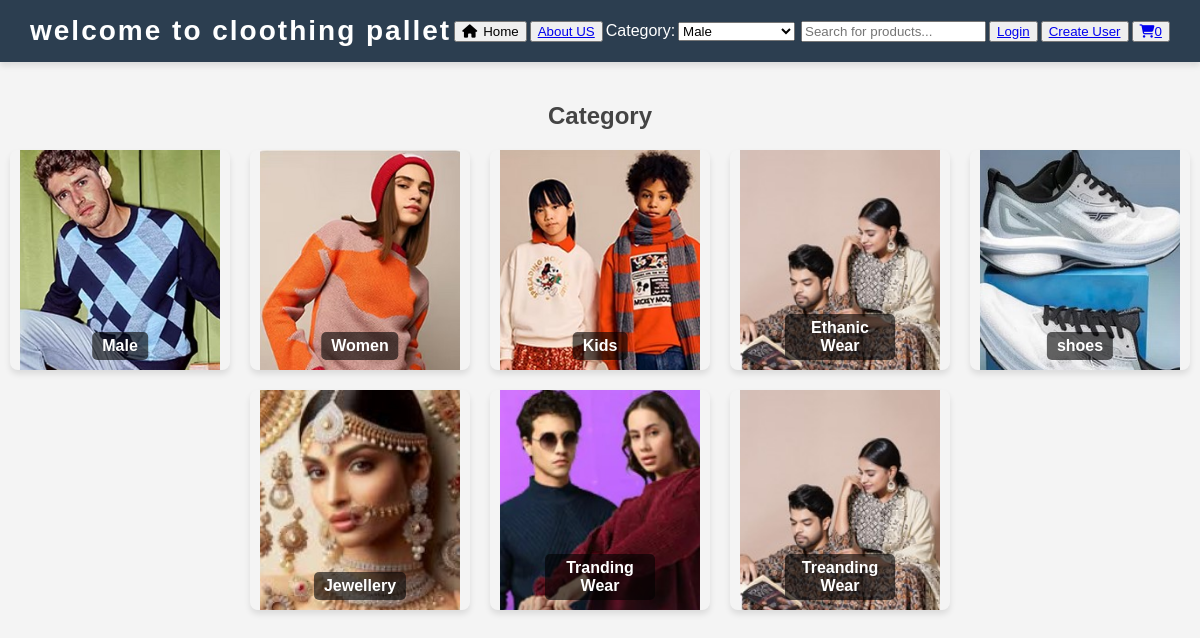
Before: / with the older database file.
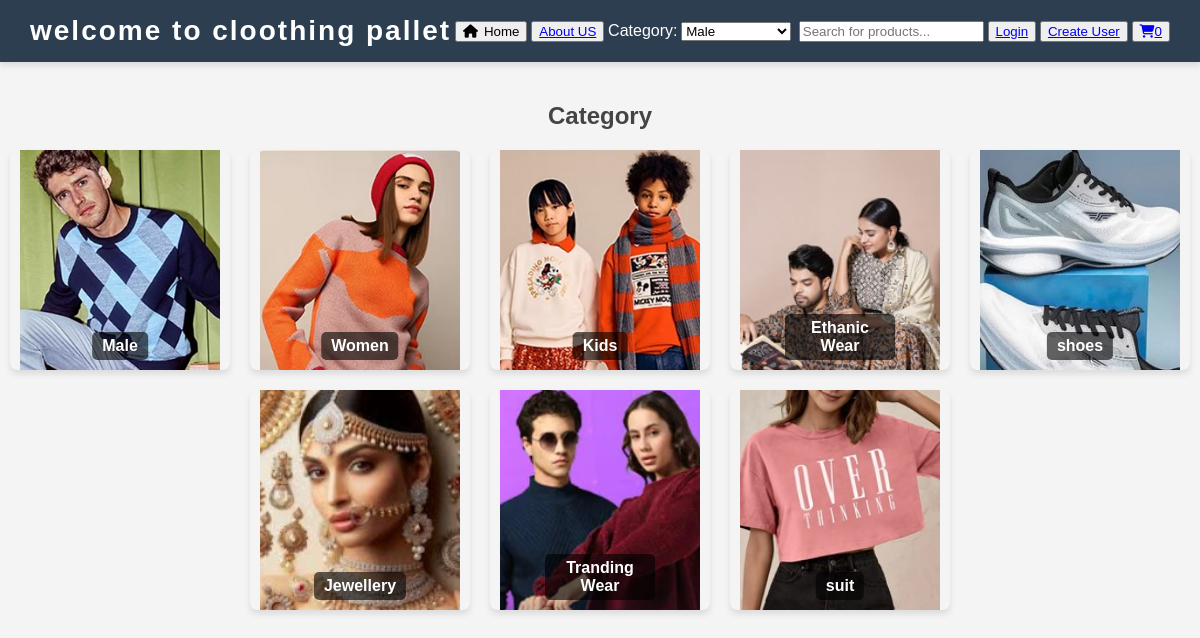
After: the same page with the newer database file.
### app/models.py (models this page shows, shortened)
class cat(models.Model):
    cat_name=models.CharField(max_length=100)
    cat_pic=models.ImageField(upload_to='photo/',null=True,blank=True)
    user=models.ForeignKey(User,on_delete=models.CASCADE,null=True)

### app/views.py (the view)
# urls.py: path("", homepage),
def homepage(request):
    category=cat.objects.all()
    return render(request,'index.html',{'cat':category,'user':request.user})

### app/templatetags/cardcount.py (called while the page is built)
@register.simple_tag
def addcart(request):
    if not request.user.is_authenticated:
        return 0
    cart_item=bag.objects.filter(user=request.user).count()
    return cart_item

### template/index.html (shortened to what this page needs)
{% load cardcount%}
<!DOCTYPE html>
<html lang="en">
<head>
    <link rel="stylesheet" href="https://cdnjs.cloudflare.com/ajax/libs/font-awesome/6.7.2/css/all.min.css" />
</head>
<body>
    <div class="nav">
        <h1>welcome to cloothing pallet</h1>
        <button><i class="fa-solid fa-house"></i><a hred="/">Home</a></button>
       <button> <a href="about">About US</a></button>
        <label for="category">Category:</label>
        <select id="category" name="category">
            {% for category in cat %}
                <option value="{{ category.id }}">{{ category.cat_name }}</option>
            {% endfor %}
        </select><br>
        <div class="search-container">
            <form action="/search" method="GET">
                <input type="text" name="query" placeholder="Search for products..." required>
            </form>
        </div>
        {% if user.is_authenticated %}
        <button><a href="logout">logout</a></button>
       {%else%}
         <button><a href="login{{category.id}}">Login</a></button>
       {%endif%}
       {% if user.is_authenticated %}
          <button><i class="fa-solid fa-user"></i><a href="userprofile">My Account</a></button>
        {%else%}
           <button><a href="createuser">Create User</a></button>
        {%endif%}
    <button><a href="/bag/{{product.id}}"><i class="fa-solid fa-cart-shopping"> </i>{% addcart request %}</a></button>
    </div>
    <div class="category">
        <h2>Category</h2>
        <div class="all_category">
            {% for category in cat %}
            <div class="cat_pic">
                {% if category.cat_pic %}
                <img src="{{ category.cat_pic.url }}" style="width: 200px;">
                {% endif %}
                <div class="cat_name">
                    <a href="/show_sub/{{category.id}}">{{ category.cat_name }}</a>
                </div>
            </div>
            {% endfor %}
        </div>
    </div>
</body>
</html>

### template/index.html (style rules this page uses)
body { font-family: Arial, sans-serif; background-color: #f4f4f4; margin: 0; padding: 0; }
.nav { background: #2C3E50; color: white; padding: 15px 30px; display: flex; justify-content: space-between; align-items: center; box-shadow: 0 4px 6px rgba(0, 0, 0, 0.1); }
.nav h1 { margin: 0; font-size: 28px; font-weight: bold; letter-spacing: 2px; }
h1 { text-align: center; margin: 20px 0; color: #333; }
.category { text-align: center; margin: 40px 0; }
.category h2 { font-size: 24px; margin-bottom: 20px; color: #444; }
.all_category { display: flex; flex-wrap: wrap; justify-content: center; gap: 20px; }
.cat_pic { position: relative; width: 220px; height: 220px; overflow: hidden; border-radius: 8px; box-shadow: 0 4px 6px rgba(0, 0, 0, 0.1); transition: transform 0.3s ease; }
.cat_pic img { width: 100%; height: 140%; object-fit: cover; transition: opacity 0.3s ease; }
.cat_name { position: absolute; bottom: 10px; left: 50%; transform: translateX(-50%); background-color: rgba(0, 0, 0, 0.6); color: white; padding: 5px 10px; border-radius: 5px; font-size: 16px; }
.cat_name a { color: white; text-decoration: none; font-weight: bold; }
h1 { color: white; }
.fa-solid.fa-house { margin-right: 6px; }

Changed rows visible on the page:
removed cat: cat_pic (picture), cat_name "Treanding Wear"
added cat: cat_pic (picture), cat_name "suit"
